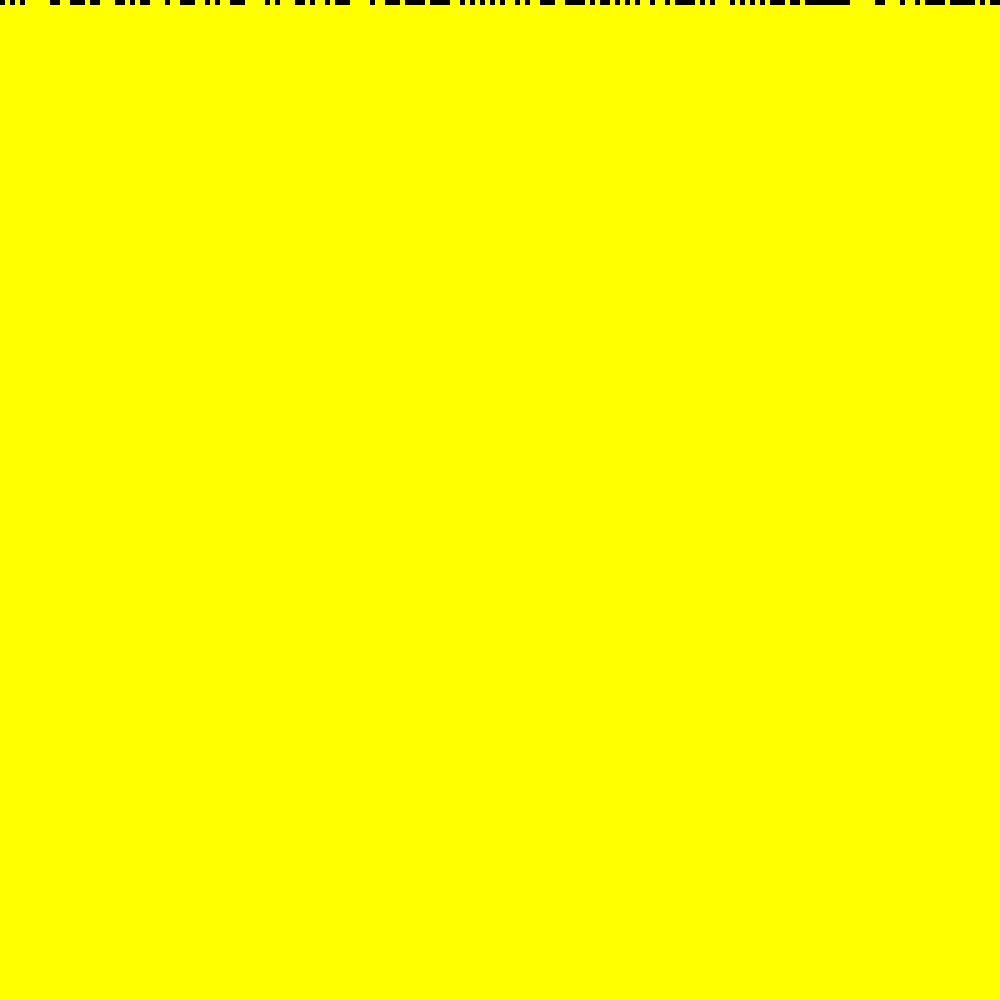
Frame 1 (no input)
Frame 60 (no input): identical to frame 1, image omitted
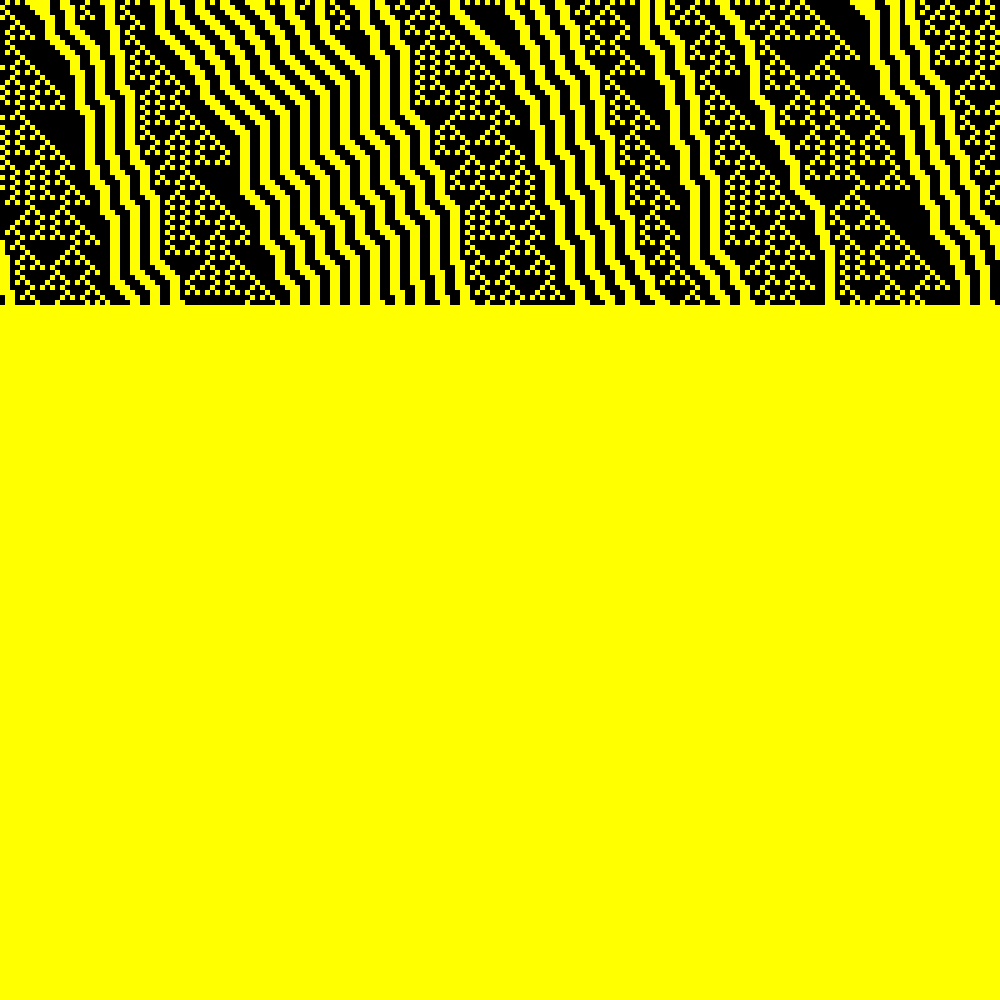
Frame 120 (the mouse pressed at the canvas centre since frame 60)

The p5.js sketch that drew these frames (run headless with seeded random() and noise() and a simulated clock; from frame 60 on, the mouse is pressed at the canvas centre):

// p5.js sketch
// ── sketch.js
// simple wolfram ca non opp 
// adapted from Shiffman's Nature of Code
// display cells
// copying one array to the other creates problems if you just assign it you need to deep copy i am useing p5.js arrayCopy(sorce,destination) built in pred


let cells = [];

let newCells = []; // new array to put the new state in. but in need zero index and 19 index so i just copied it over

let generation = 0; // oh damn this is global too !!!!

//let ruleset = [0, 0, 0, 1, 1, 1, 1, 0]; 
//let ruleset = [0,1,1,0,1,1,1,0];
//let ruleset = [0, 0, 0, 1, 1, 1, 1, 0,0, 1, 0, 1, 1, 0, 1, 0]
//let ruleset = [0,0,0,1,1,1,1,0,0,0,0,1,1,1,1,0]
//let ruleset = [1,0,1,0,0,0,0,1,0,0,0,1,1,1,1,0]
let ruleset;
let cellw = 5; // cell size
let para; // for output
let myinput;
let myCheckBox;



// makes a big difference if the cells length is even or odd
function setup() {
  
  noStroke();
  //para = createP(ruleset);
  myinput = createInput(56688);
  myinput.changed(setBinRule);
  myCheckbox = createCheckbox("Rand first state",false);
  myCheckbox.changed(setBinRule);
  setBinRule()
  createCanvas(1000, windowHeight);
  background(255,255,0);
  print(ruleset)


  for (let i=0; i < 200; i++){
  cells[i] = floor(random(2)); // or random
  }
  console.log(cells.length);
  cells[int(cells.length/2)] = 1;  // you have to use int here or it wont give an int with some screen sizes and you will not have a 1 
  arrayCopy(cells,newCells);  // so the arrarys have a first and last element index as they are skiped when creating next generation
  
}

function setBinRule(){
  
 let a = int(myinput.value());
 ruleset = binConvert(a,16);
 print(ruleset)

}

function rndBinRule(){
  let randDec = floor(random(255,65535))
  print("Decimal: ", randDec)
  ruleset= binConvert(randDec,16)

}


function draw() {
  displayCells(generation);
  if (mouseIsPressed) {
    getNextGen();
    generation++;
    //console.log(generation);
    displayCells(generation);
    if (generation*cellw > height){
      //background(255);
      generation=0;
    }
    
  }

}


function displayCells(generation) {


  for (let i = 0; i < cells.length; i++) {
    if (cells[i] == 0) {
      //console.log("white");
      fill(255,255,0);
    } else {
      fill(0);
      //console.log("black");
    }
    strokeWeight(0.5);
    //stroke(200);
    //noStroke();
    rect(i * cellw, generation * cellw, cellw, cellw);
  }

}


function getNextGen() {
  for (let i = 0; i < cells.length ; i++) { // handel edges on a torus
    
    let a = cells[(i - 1 + cells.length)%cells.length];
    let b = cells[i];
    let c = cells[(i + 1 + cells.length)%cells.length];
    let d =  cells[(i + 2 + cells.length)%cells.length];
    let newState = rules(a, b, c, d);
    newCells[i] = newState;
  }
  arrayCopy(newCells,cells);  //  source then destination this 
}


function rules(a, b, c, d) {

  if (a == 1 && b == 1 && c == 1 && d == 1) return ruleset[0];
  else if (a == 1 && b == 1 && c == 1 && d ==0) return ruleset[1];
  else if (a == 1 && b == 1 && c == 0 && d == 1) return ruleset[2];
  else if (a == 1 && b == 1 && c == 0 && d == 0) return ruleset[3];
  else if (a == 1 && b == 0 && c == 1 && d == 1) return ruleset[4];
  else if (a == 1 && b == 0 && c == 1 && d == 0) return ruleset[5];
  else if (a == 1 && b == 0 && c == 0 && d==1) return ruleset[6];
  else if (a == 1 && b == 0 && c == 0 && d==0) return ruleset[7];
  else if (a == 0 && b == 1 && c == 1 && d==1) return ruleset[8];
  else if (a == 0 && b == 1 && c == 1 && d == 0) return ruleset[9];
  else if (a == 0 && b == 1 && c == 0 && d== 1) return ruleset[10];
  else if (a == 0 && b == 1 && c == 0 && d==0) return ruleset[11];
  else if (a == 0 && b == 0 && c == 1 && d==1) return ruleset[12];
  else if (a == 0 && b == 0 && c == 1 && d==0) return ruleset[13];
  else if (a == 0 && b == 0 && c == 0 && d==1) return ruleset[14];
  else if (a == 0 && b == 0 && c == 0 && d==0) return ruleset[15];

}



function binConvert(a, bitLen) {
  // takes in a decimal and a bit length and returns a list of ones and zeros binary for that number

  let b = a.toString(2); // converts it to binary but leading zeros, not 8 bits eg. 3 = "11"
  let mask = "0".repeat(bitLen); // a mask to get the extra zeros
  let c = mask.slice(0, bitLen - b.length); // slice to get the right number of zeros
  // eg. if b = "11" then c = "000000"
  let binstring = c + b; // binary string so 3 will give 00000011 8 bits

  let binArray = int(binstring.split("")); // is an aray of ints so [0,0,0,0,0,0,1,1]
  return binArray;
}
// ── style.css
body{
    padding: 0%;
    margin: 0;
    color: #66FF00;
    background-color: rgb(43, 112, 216);
    font-size: large;
    text-align: center;
    font-family: monospace; 
  }

  pre{
    font-family: monospace; 
